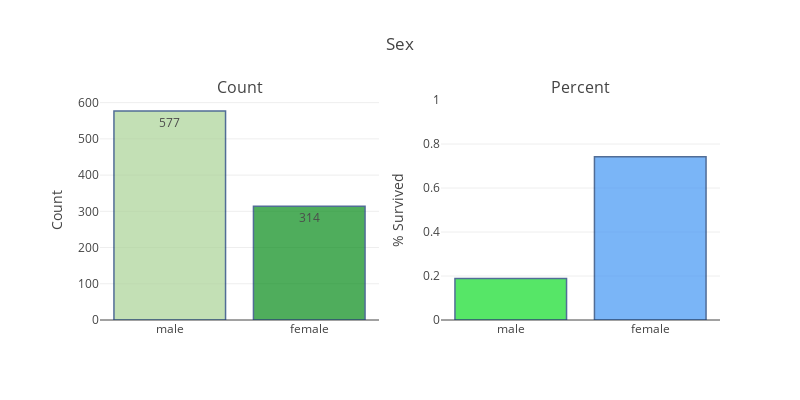

Notebook code cell kept with this figure:
### Markdown cell above
From this information, we can observe that Age (Mr vs Master), Family/relationship status (Mrs vs Miss), Gender/Sex (Mr vs Mrs) variables play reasonable role in the survival of the passenger.

### Code cell
# observe the distribution of Sex
temp_col = train_df.columns.values[4]
plot_count_percent_for_object(train_df, temp_col)

### Figure 1 — Plotly figure (JSON) as saved in the notebook; plotly's stock layout.template omitted (floating-point values rounded to 4 significant figures)
{"data": [{"marker": {"color": ["#ABD397", "#058B18", "#18DC4B", "#F8B3D2", "#570B34", "#1689B6", "#EA2829", "#BC013A", "#9A0206", "#C18B41", "#8A950E", "#3A38A8", "#6B781D", "#B86366", "#A602EC", "#FCF534", "#7C9E46", "#82DBF6", "#9B644D", "#ACD916", "#A2A65B", "#5C0D54", "#DC1678", "#04F6B1", "#EAD3CC", "#42AA36", "#0A9539", "#464CF2", "#146D3D", "#CD5CFD", "#ECDD65", "#7FFC65", "#FBE1D3", "#B641E9", "#2E75AC", "#5C8F11", "#1D53FE", "#45BE1E", "#910925", "#81AC94", "#9CFD6C", "#A2AC7E", "#FCA330", "#9B4546", "#0BB18D", "#B964C4", "#2195BC", "#73FC1C", "#30EB40", "#8130CA", "#B1353B", "#C9916B", "#6E640E", "#78B0DB", "#53522E", "#248AA9", "#13F024", "#108E82", "#88B0F4", "#CA5C0E", "#78385B", "#133CE8", "#48FEF7", "#A43468", "#A0962D", "#DBC5EE", "#74612A", "#9CDE07", "#345546", "#180509", "#7938A4", "#E1E7EF", "#B0CF81", "#589E20", "#7DA9EA", "#8F5979", "#23C5C9", "#0DD654", "#80F645", "#8691EB", "#DD284B", "#5289A1", "#16591C", "#758437", "#031189", "#C4E284", "#DD10C5", "#9541CE", "#650A92", "#830210", "#3C12A6", "#CDEB74", "#7F6B18", "#2E0E8B", "#7C29BC", "#D5281E", "#445B13", "#6079EF", "#8B374F", "#961805"], "line": {"color": "rgb(8,48,107)", "width": 1.5}}, "name": "Count", "opacity": 0.7, "orientation": "v", "text": [577, 314], "textfont": {"color": "rgb(0, 0, 0)", "size": 0}, "textposition": "auto", "type": "bar", "x": ["male", "female"], "xaxis": "x1", "y": [577, 314], "yaxis": "y1"}, {"marker": {"color": ["#0FDC28", "#4396F5", "#634A7A", "#B4F189", "#92CAD0", "#3873EA", "#813526", "#FD583E", "#FA766F", "#A4F6A4", "#95E4FF", "#638AD3", "#02DF93", "#EC5C43", "#F8C011", "#9CE5F9", "#2FC516", "#7CD83C", "#DFAD82", "#A30256", "#E1602F", "#F78C15", "#91D0E8", "#3F0E14", "#B129EF", "#D7F944", "#B68F24", "#91C6F4", "#2AD326", "#6839FD", "#3D00EE", "#313E59", "#235363", "#86F804", "#B7F737", "#A45026", "#22FA94", "#37649F", "#1C9DC3", "#D72B9A", "#254673", "#2E6650", "#9DD052", "#BBE56C", "#780FEB", "#F92532", "#9AD41A", "#3352D8", "#774A92", "#85D6E3", "#A5B1D3", "#0884EC", "#CD9916", "#07CFCF", "#4C6D8D", "#54376D", "#79FD7D", "#493375", "#0AD8F6", "#2C4B0A", "#237DF3", "#A154FE", "#739168", "#5D6B79", "#900956", "#E08952", "#BA778C", "#0B7CEA", "#855002", "#40CED7", "#CEE6B9", "#05B9E3", "#893BFE", "#813A01", "#CA0DE4", "#B88F03", "#F85FA4", "#C51C7A", "#A41E25", "#EDF0D4", "#972D8D", "#490E0F", "#44D0D1", "#22019F", "#FC2E6E", "#4192F1", "#F7D53E", "#BB0E90", "#BF53B9", "#E8EE71", "#56B16E", "#339E26", "#88B80A", "#99DF41", "#A68030", "#790B28", "#31BA91", "#C45926", "#278CF0", "#39099C"], "line": {"color": "rgb(8,48,107)", "width": 1.5}}, "name": "Percent", "opacity": 0.7, "orientation": "v", "text": [["male", 0.1889], ["female", 0.742]], "textfont": {"color": "rgb(0, 0, 0)", "size": 12}, "textposition": "auto", "type": "bar", "x": ["male", "female"], "xaxis": "x2", "y": [0.1889, 0.742], "yaxis": "y2"}], "layout": {"annotations": [{"font": {"size": 16}, "showarrow": false, "text": "Count", "x": 0.225, "xanchor": "center", "xref": "paper", "y": 1, "yanchor": "bottom", "yref": "paper"}, {"font": {"size": 16}, "showarrow": false, "text": "Percent", "x": 0.775, "xanchor": "center", "xref": "paper", "y": 1, "yanchor": "bottom", "yref": "paper"}], "height": 400, "margin": {"l": 100}, "showlegend": false, "title": "Sex", "width": 800, "xaxis1": {"anchor": "y1", "domain": [0, 0.45]}, "xaxis2": {"anchor": "y2", "domain": [0.55, 1]}, "yaxis1": {"anchor": "x1", "domain": [0, 1], "title": "Count"}, "yaxis2": {"anchor": "x2", "domain": [0, 1], "range": [0, 1], "title": "% Survived"}}}
